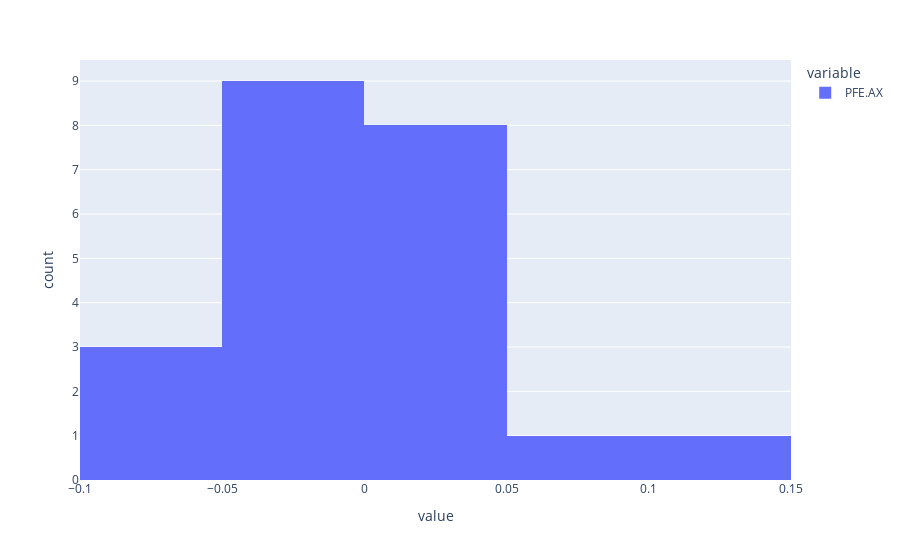

Notebook code cell kept with this figure:
### Code cell
close['PFE.AX'].pct_change().plot(kind='hist')

### Figure 1 — Plotly figure (JSON) as saved in the notebook; plotly's stock layout.template omitted (floating-point values rounded to 4 significant figures)
{"data": [{"alignmentgroup": "True", "bingroup": "x", "hovertemplate": "variable=PFE.AX<br>value=%{x}<br>count=%{y}<extra></extra>", "legendgroup": "PFE.AX", "marker": {"color": "#636efa", "pattern": {"shape": ""}}, "name": "PFE.AX", "offsetgroup": "PFE.AX", "orientation": "v", "showlegend": true, "type": "histogram", "x": [null, -0.09877, -0.09589, 0.09091, 0.04167, 0, 0.01333, -0.01316, 0, -0.04, -0.01389, -0.01408, -0.02857, 0.01471, 0.02899, -0.01408, -0.02857, -0.01471, 0.04478, 0.1429, -0.0625, 0.04, -0.03846], "xaxis": "x", "yaxis": "y"}], "layout": {"barmode": "relative", "legend": {"title": {"text": "variable"}, "tracegroupgap": 0}, "margin": {"t": 60}, "xaxis": {"anchor": "y", "domain": [0, 1], "title": {"text": "value"}}, "yaxis": {"anchor": "x", "domain": [0, 1], "title": {"text": "count"}}}}
